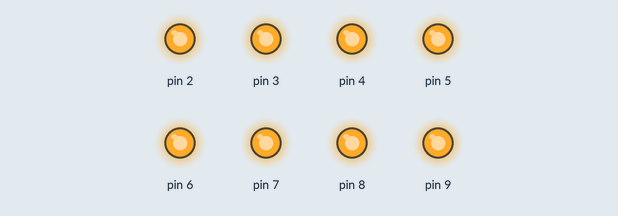
The sketch below on a simulated Arduino Uno, built with avr-gcc and run on an emulated ATmega328P. On the bench: output pins drawn as LEDs (lit = HIGH).

Above: at 0.15 s.
At 0.35 s:
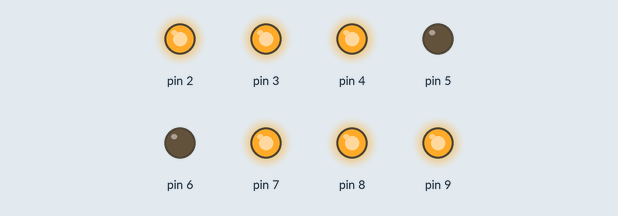
At 0.75 s:
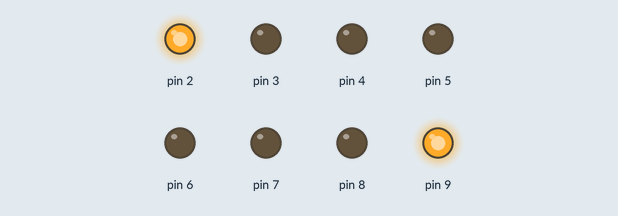
At 1.45 s:
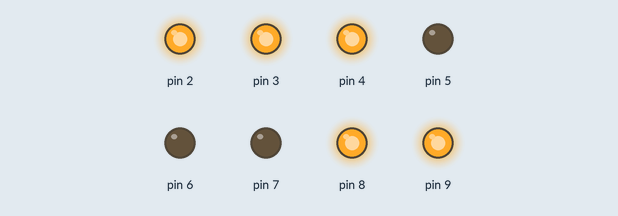
At 1.95 s:
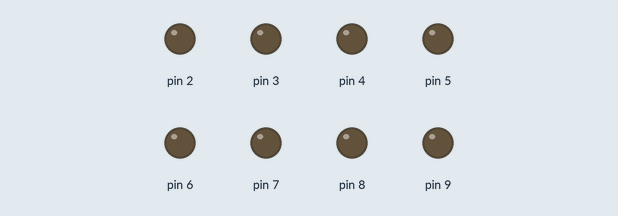
At 2.85 s:
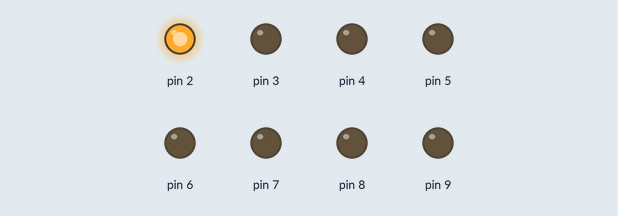
Timing chart, 0 to 3.1 s (numbered marks = the images above):
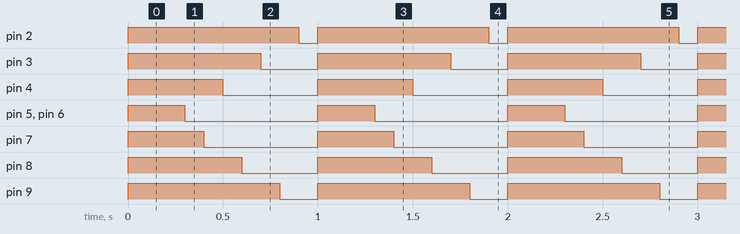

The sketch:

ard1.3.ino
```cpp
void setup() {
 pinMode(2,OUTPUT);
 pinMode(3,OUTPUT);
 pinMode(4,OUTPUT);
 pinMode(5,OUTPUT);
 pinMode(6,OUTPUT);
 pinMode(7,OUTPUT);
 pinMode(8,OUTPUT);
 pinMode(9,OUTPUT);


}

void loop() {
  digitalWrite(2,HIGH);
  digitalWrite(9,HIGH);
  digitalWrite(3,HIGH);
  digitalWrite(8,HIGH);
  digitalWrite(4,HIGH);
  digitalWrite(7,HIGH);
  digitalWrite(5,HIGH);
  digitalWrite(6,HIGH);

  delay(300);
  digitalWrite(6,LOW);
  digitalWrite(5,LOW);
  delay(100);
  digitalWrite(7,LOW);
  delay(100);
  digitalWrite(4,LOW);
  delay(100);
  digitalWrite(8,LOW);
  delay(100);
  digitalWrite(3,LOW);
  delay(100);
  digitalWrite(9,LOW);
  delay(100);
  digitalWrite(2,LOW);
  delay(100);

   digitalWrite(2,HIGH);
  digitalWrite(9,HIGH);
  digitalWrite(3,HIGH);
  digitalWrite(8,HIGH);
  digitalWrite(4,HIGH);
  digitalWrite(7,HIGH);
  digitalWrite(5,HIGH);
  digitalWrite(6,HIGH);

  delay(300);
  digitalWrite(6,LOW);
  digitalWrite(5,LOW);
  delay(100);
  digitalWrite(7,LOW);
  delay(100);
  digitalWrite(4,LOW);
  delay(100);
  digitalWrite(8,LOW);
  delay(100);
  digitalWrite(3,LOW);
  delay(100);
  digitalWrite(9,LOW);
  delay(100);
  digitalWrite(2,LOW);
  delay(100);


  }
```

Measured:
- by itself, pin 2: alternates HIGH for 0.90 s and LOW for 0.10 s
- by itself, pin 3: alternates HIGH for 0.70 s and LOW for 0.30 s
- by itself, pin 4: alternates HIGH for 0.50 s and LOW for 0.50 s
- by itself, pin 5, pin 6: alternates HIGH for 0.30 s and LOW for 0.70 s
- by itself, pin 7: alternates HIGH for 0.40 s and LOW for 0.60 s
- by itself, pin 8: alternates HIGH for 0.60 s and LOW for 0.40 s
- by itself, pin 9: alternates HIGH for 0.80 s and LOW for 0.20 s
